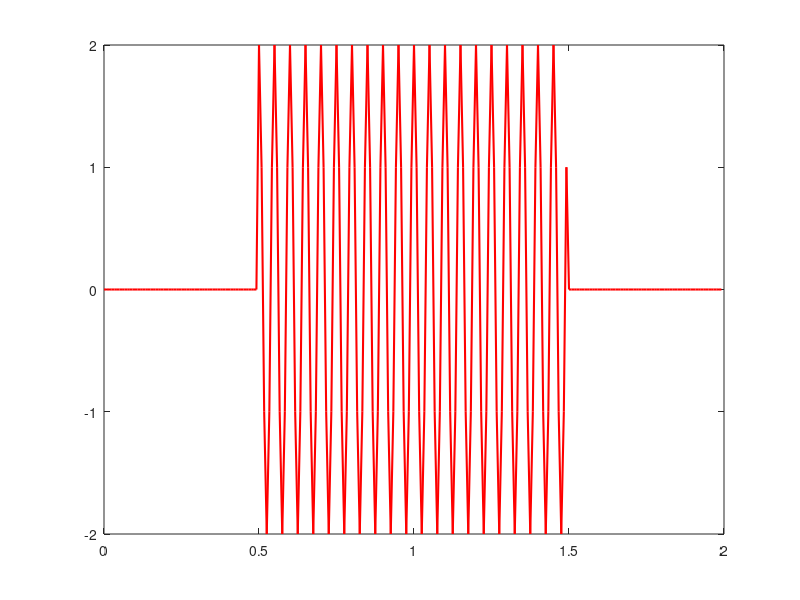
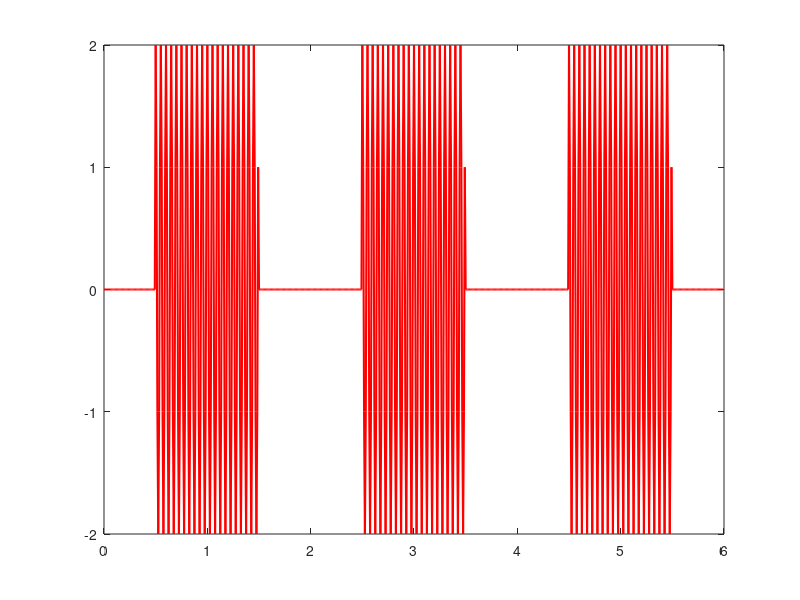
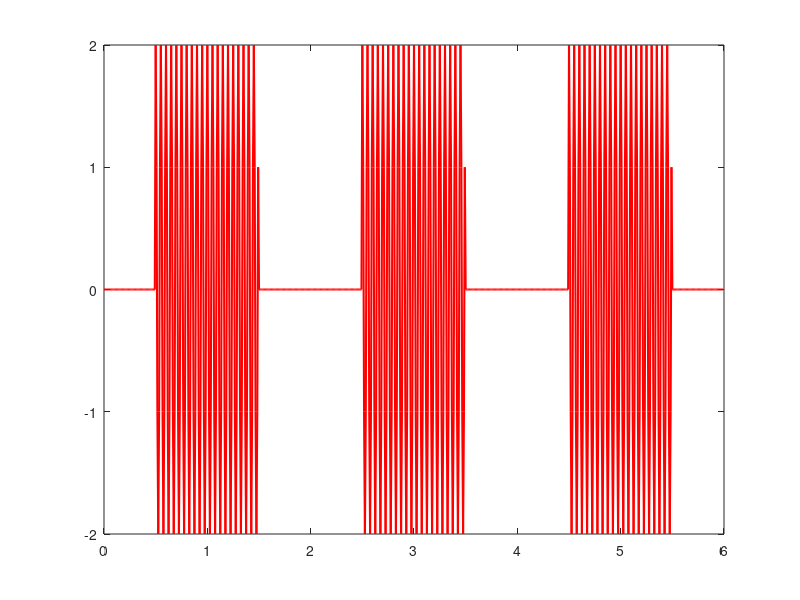
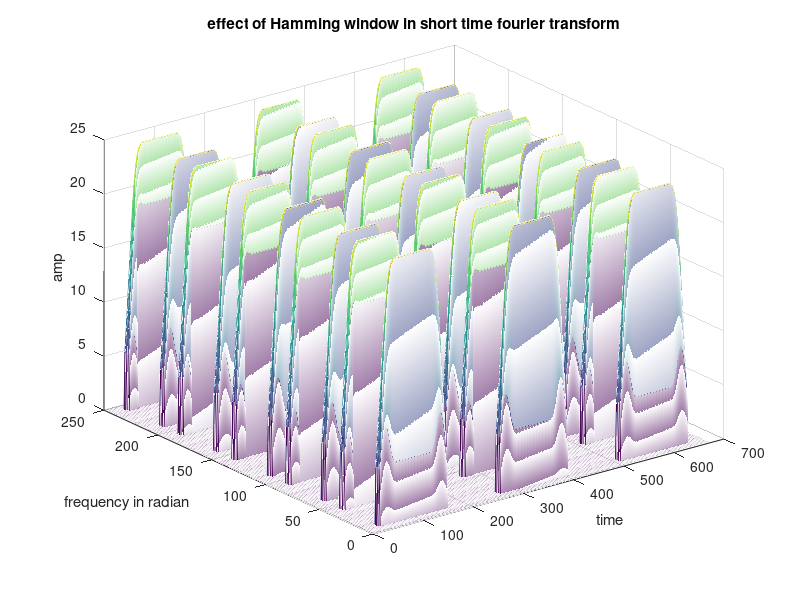

Reproduce these figures in MATLAB, in order.
clc
clear 
close all
rng(1);
rate_sample=240;
y = linspace(-1,1,rate_sample);
a=find(y<=.5&y>-.5);
a1=find(y<-.5);
a2=find(y>.5);

y(a)=1;
y(a1)=0;
y(a2)=0;
t=0:2/rate_sample:2-1/rate_sample;
s=2*cos(40*pi.*t);
y1=s.*y;
plot(t,y1,'r','LineWidth',1.5)

Y1=[y1 y1 y1]*1;
Y2=[y y y];
t=0:6/length(Y1):6-6/length(Y1);


q1=Y1;%+.15*randn(1,length(Y1));
figure
plot(t,Y1,'r','LineWidth',1.5)
figure
plot(t,q1,'r','LineWidth',1.5)

N_w=50;
N=5*N_w;
X=q1;
W2=ones(N_w,1);
W1=hanning(N_w);
W=hamming(N_w);
M=length(X);

k1=0;
% figure
% plot(X)
% figure
% stem(W1)
% title('Hanning window')
% figure
% stem(W)
% title('Hamming window')

   for m=N_w:M
  
 % r=X(m-(N_w-1):m);
       S=X(m-(N_w-1):m).*W';
  S1=X(m-(N_w-1):m).*W1';
 
   for k=0:N-1
x(k+1,m-(N_w-1))=S*exp((2i*pi*k/N_w)*[m-(N_w-1):m])';
x1(k+1,m-(N_w-1))=S1*exp((2i*pi*k/N_w)*[m-(N_w-1):m])';
end
   end

 
% max1=max(max(abs(x)))
%   min1=min(min(abs(x)))
%   ff=(max1+min1)/2
 %%
  
 [row,col] = find(abs(x)<5);
 for i=1:length(row)
    x(row(i),col(i))=0; 
 end
    p=abs(x);
  

    %%
figure
mesh(p)
title('effect of Hamming window in short time fourier transform')
xlabel('time')
ylabel('frequency in radian')
zlabel('amp')
% %%
% figure
% mesh(1:671,0:2*pi/250:2*pi-(2*pi/250),abs(x1))
% title('effect of Hanning window in short time fourier transform')
% xlabel('time')
% ylabel('frequency in radian')
% zlabel('amp')


%% fbs
v=exp((1i*2*pi/250)*(0:249));
for n=1:671
    xi(n)=(v.^n)*x(:,n);
end
figure
plot(abs(xi)/250)
%% overlap add
for n1=1:671-N_w
    E=exp((1i*2*pi*n1/250)*(0:249));
    sq=0;
    for r=n1:n1+(N_w-1)
       sq=sq+E*x(:,r);
    end
    b(n1)=(1/(250*sum(W)))*sq;
end
figure,plot(abs(b))
